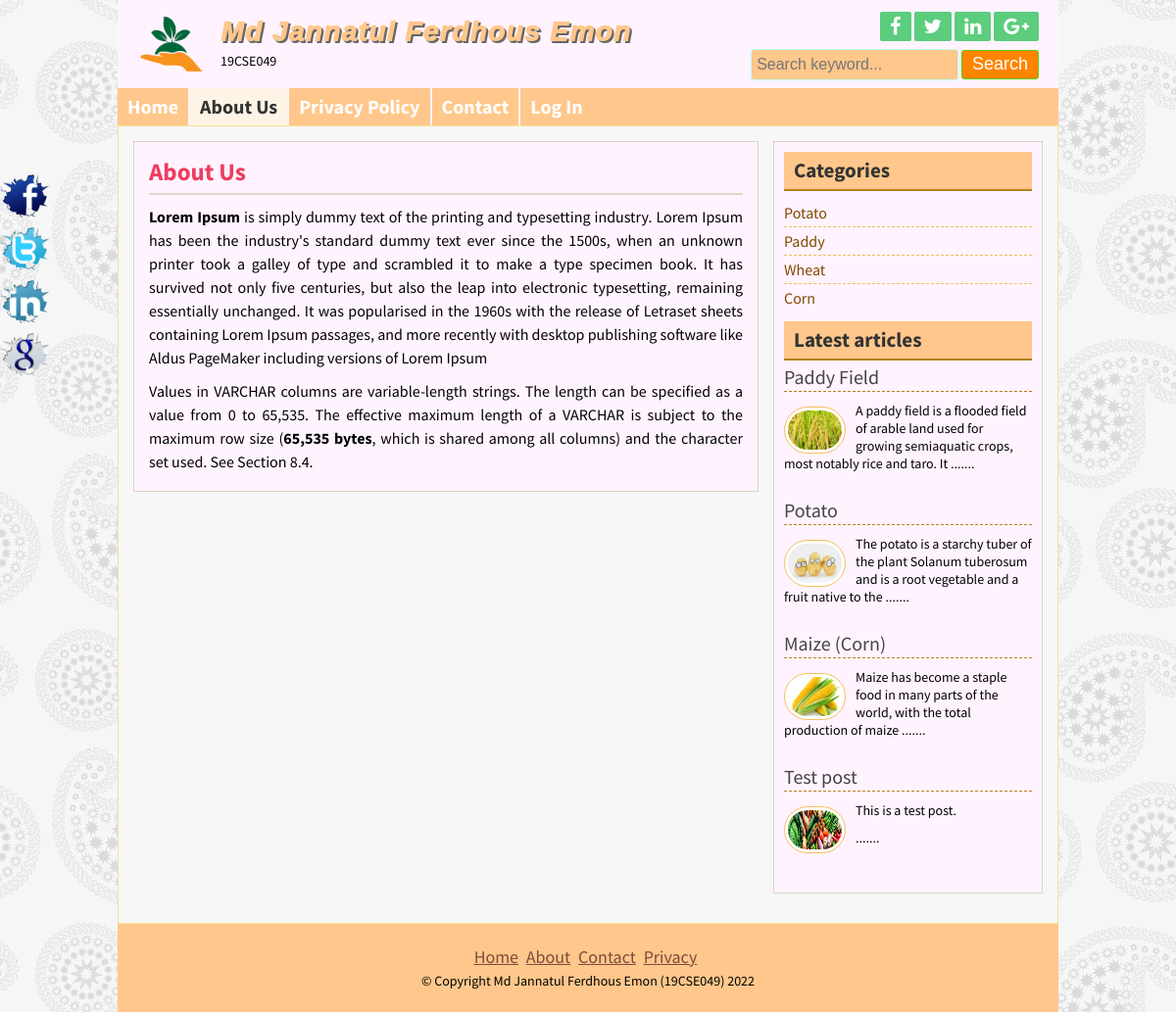
Screenshot of /page.php?pageid=3 with the database file from the repository.
### tables this page shows
CREATE TABLE `title_slogan` (
  `id` int(11) NOT NULL,
  `title` varchar(255) NOT NULL,
  `slogan` varchar(255) NOT NULL,
  `logo` varchar(255) NOT NULL
);

CREATE TABLE `social` (
  `id` int(11) NOT NULL,
  `facebook` varchar(255) NOT NULL,
  `twitter` varchar(255) NOT NULL,
  `linkedin` varchar(255) NOT NULL,
  `google` varchar(255) NOT NULL
);

CREATE TABLE `page` (
  `id` int(11) NOT NULL,
  `name` varchar(255) NOT NULL,
  `body` varchar(8191) NOT NULL
);

CREATE TABLE `category` (
  `id` int(11) NOT NULL,
  `name` varchar(50) NOT NULL
);

CREATE TABLE `post` (
  `id` int(11) NOT NULL,
  `cat` int(11) NOT NULL,
  `title` varchar(255) NOT NULL,
  `body` text NOT NULL,
  `image` varchar(255) NOT NULL,
  `author` varchar(50) NOT NULL,
  `tag` varchar(255) NOT NULL,
  `date` timestamp NOT NULL DEFAULT current_timestamp() ON UPDATE current_timestamp(),
  `userid` int(11) NOT NULL
);

CREATE TABLE `footer` (
  `id` int(11) NOT NULL,
  `copyright` varchar(255) NOT NULL
);

### lib/Database.php (called while the page is built, shortened)
<?php
Class Database{
	public $host   = DB_HOST;
	public $user   = DB_USER;
	public $pass   = DB_PASS;
	public $dbname = DB_NAME;
	public $link;
	private function connectDB(){
	$this->link = new mysqli($this->host, $this->user, $this->pass, $this->dbname);
 }
	public function select($query){
		$result = $this->link->query($query) or die($this->link->error.__LINE__);
		if($result->num_rows > 0){
			return $result;
		} else {
			return false;
		}
	}
}

### helpers/format.php (called while the page is built, shortened)
<?php
class format{
public function textShorten($text, $limit = 300){
    $text = $text. " ";
    $text = substr($text, 0, $limit);
    $text = substr($text, 0, strrpos($text, ' '));
    $text = $text. " .......";
    return $text;
    }
}
?>

### page.php (the view)
<?php include 'inc/header.php';?>
<?php
    if(!isset($_GET['pageid']) || $_GET['pageid'] == NULL){
        header("Location:404.php");
    }
    else{
        $id = $_GET['pageid'];
    }
?>
<?php
	$query = "select * from page where id='$id'";
	$addpage = $db->select($query);
	if($addpage){
		while($result = $addpage->fetch_assoc()){
?>
	<div class="contentsection contemplete clear">
		<div class="maincontent clear">
			<div class="about">
				<h2><?php echo $result['name']; ?></h2>
				<p><?php echo $result['body']; ?></p>
			</div>
		</div>
		<?php
			}
		}
		else{
			header("Location:404.php");
		}
		?>
		<?php include "inc/sidebar.php";?>
		<?php include "inc/footer.php";?>

### inc/header.php (shortened to what this page needs)
<?php include 'lib/Database.php';?>
<?php include 'helpers/format.php';?>
<?php
	$db = new Database();
	$fm = new format();
?>
<!DOCTYPE html>
<html>
<head>
	<?php include 'scripts/css.php'; ?>
</head>
<body>
	<div class="headersection templete clear">
		<a href="index.php">
			<div class="logo">
			<?php
                $query = "select * from title_slogan where id='1'";
                $blog = $db->select($query);
                if($blog){
                    while($result = $blog->fetch_assoc()){
            ?>
				<img src="admin/<?php echo $result['logo']; ?>" alt="Logo"/>
				<h2><?php echo $result['title']; ?></h2>
				<p><?php echo $result['slogan']; ?></p>
			<?php } } ?>
			</div>
		</a>
		<div class="social clear">
			<div class="icon clear">
			<?php
                $query = "select * from social where id='1'";
                $socialmedia = $db->select($query);
                if($socialmedia){
                    while($result = $socialmedia->fetch_assoc()){
            ?>
				<a href="<?php echo $result['facebook']; ?>" target="_blank"><i class="fa fa-facebook"></i></a>
				<a href="<?php echo $result['twitter']; ?>" target="_blank"><i class="fa fa-twitter"></i></a>
				<a href="<?php echo $result['linkedin']; ?>" target="_blank"><i class="fa fa-linkedin"></i></a>
				<a href="<?php echo $result['google']; ?>" target="_blank"><i class="fa fa-google-plus"></i></a>
			<?php } } ?>
			</div>
			<div class="searchbtn clear">
			<form action="search.php" method="get">
				<input type="text" name="search" placeholder="Search keyword..."/>
				<input type="submit" name="submit" value="Search"/>
			</form>
			</div>
		</div>
	</div>
<div class="navsection templete">
	<?php
		$path = $_SERVER['SCRIPT_FILENAME'];
    	$currentpage = basename($path, '.php');
	?>
		<ul>
		<li><a
		<?php
			if($currentpage=='index'){
				echo 'id="active"';
			}
		?>
		href="index.php">Home</a></li>
		<?php
			$query = "select * from page";
			$page = $db->select($query);
			if($page){
				while($result = $page->fetch_assoc()){
		?>
		<li><a
		<?php
			if(isset($_GET['pageid']) && $_GET['pageid']==$result['id']){
				echo 'id="active"';
			}
		?>
		href="page.php?pageid=<?php echo $result['id'] ?>"><?php echo $result['name'] ?></a></li>
		<?php } } ?>
		<li><a
		<?php
			if($currentpage=='contact'){
				echo 'id="active"';
			}
		?>
		href="contact.php">Contact</a></li>
		<li><a href="admin/login.php">Log In</a></li>
	</ul>
</div>

### inc/sidebar.php
<div class="sidebar clear">
			<div class="samesidebar clear">
				<h2>Categories</h2>
					<ul>
					<?php
					$query = "select * from category";
					$category = $db->select($query);
					if ($category){
						while($result = $category->fetch_assoc()) {
					?>
						<li><a href="posts.php?category=<?php echo $result['id'] ?>"><?php echo $result['name']; ?></a></li>
					<?php } } else{ ?>
						<li>No Category Created.</li>
						<?php } ?>
					</ul>
			</div>
			<div class="samesidebar clear">
				<h2>Latest articles</h2>
				<?php
				$query = "select * from post limit 4";
				$post = $db->select($query);
				if ($post){
					while($result = $post->fetch_assoc()) {
				?>
					<div class="popular clear">
						<h3><a href="post.php?id=<?php echo $result['id']; ?>"><?php echo $result['title']; ?></a></h3>
						<a href="post.php?id=<?php echo $result['id']; ?>"><img src="admin/<?php echo $result['image']; ?>" alt="post image"/></a>
						<?php echo $fm->textShorten($result['body'], 120) ?>
					</div>
					<?php } } else  header("Location:404.php"); ?>
			</div>
		</div>

### inc/footer.php (shortened to what this page needs)
</div>
	<div class="footersection templete clear">
	  <div class="footermenu clear">
		<ul>
			<li><a href="#">Home</a></li>
			<li><a href="#">About</a></li>
			<li><a href="#">Contact</a></li>
			<li><a href="#">Privacy</a></li>
		</ul>
	  </div>
	  <?php
                $query = "select * from footer where id='1'";
                $socialmedia = $db->select($query);
                if($socialmedia){
                    while($result = $socialmedia->fetch_assoc()){
        ?>
	  <p>&copy; Copyright <?php echo $result['copyright']; ?> <?php echo date('Y'); ?></p>
	  <?php } } ?>
	</div>
	<div class="fixedicon clear">
	<?php
                $query = "select * from social where id='1'";
                $socialmedia = $db->select($query);
                if($socialmedia){
                    while($result = $socialmedia->fetch_assoc()){
    ?>
		<a href="<?php echo $result['facebook']; ?>"><img src="images/fb.png" alt="Facebook"/></a>
		<a href="<?php echo $result['twitter']; ?>"><img src="images/tw.png" alt="Twitter"/></a>
		<a href="<?php echo $result['linkedin']; ?>"><img src="images/in.png" alt="LinkedIn"/></a>
		<a href="<?php echo $result['google']; ?>"><img src="images/gl.png" alt="GooglePlus"/></a>
	<?php } } ?>
	</div>
</body>
</html>

### style.css (style rules this page uses)
* { margin:0;padding:0;outline:0 }
body { font-family: 'Source Sans Pro', sans-serif;font-size:14px;line-height:18px;color:#000;background:url(images/bg.png)repeat fixed 0 0 #fff; }
.templete { width:960px;margin:0 auto; }
.contemplete { margin: 0 auto; width: 928px; }
.clear { overflow:hidden; }
input[type="text"], input[type="email"] { border: 1px solid #cfc5b6; border-radius: 3px; margin-bottom: 5px; padding: 5px; width: 300px; }
input[type="submit"] { background: #b7801c none repeat scroll 0 0; border: 1px solid #e6af4b; color: #fff; cursor: pointer; font-size: 20px; padding: 1px 10px; }
.headersection { background: #ca932f none repeat scroll 0 0; color: #fff; }
.logo { float: left; width: 580px; }
.logo img { float: left; margin-right: 15px; padding-bottom: 10px; padding-left: 20px; padding-top: 10px; width: 70px; }
.logo h2 { color: #fff; font-size: 32px; margin-bottom: 11px; margin-top: 24px; text-shadow: 2px 2px 0 #666; }
.logo p { color:#fff; }
.social { float: right; margin-right: 20px; margin-top: 12px; text-align: right; width: 360px; }
.icon { float: right; }
.icon a { background: #a56e0a none repeat scroll 0 0; border-radius: 2px; color: #fff; display: block; float: left; font-size: 20px; margin-left: 3px; padding: 5px 10px; }
.searchbtn { float: right; margin-top: 8px; }
.searchbtn input[type="text"] { border: 1px solid #A56E0A; width: 200px; background: #FFE07C; font-size: 16px; height: 20px; }
.searchbtn input[type="submit"] { border: 1px solid #9d6602; border-radius: 3px; font-size: 18px; height: 30px; padding-left: 10px; padding-right: 10px; padding-top: 0; cursor: pointer; }
.navsection { background: none repeat scroll 0 0 #e6af4b; min-height: 38px; }
.navsection ul { margin:0;padding:0;list-style:none; }
.navsection ul li { border-left: 1px solid #fdc662; border-right: 1px solid #c18a26; display: block; float: left; position:relative; }
.navsection ul li:first-child { border-left: 0px solid #fdc662; }
.navsection ul li:last-child { border-right: 0px solid #c18a26; }
.navsection ul li a { color: #fff; display: block; font-size: 20px; font-weight: bold; padding: 10px; text-decoration: none; }
.navsection ul li a:hover, #active { background:#FEF4E5;color:#333; }
.contentsection { background: #ffffff none repeat scroll 0 0; border: 1px solid #ca932f; padding: 15px; }
.maincontent { background: #fef4e5 none repeat scroll 0 0; border: 1px solid #ded4c5; float: left; margin: 0 15px 15px 0; padding: 8px 15px; width: 606px; }
.about { font-size: 16px; line-height: 24px; text-align: justify; }
.about p { font-size: 16px; line-height: 24px; margin-bottom: 10px; text-align: justify; }
.samepost h2, .about h2 { border-bottom: 2px solid #e0d6c7; color: #ac7511; font-size: 25px; margin-bottom: 4px; padding: 10px 10px 10px 0; }
.sidebar { background: #fef4e5 none repeat scroll 0 0; border: 1px solid #ded4c5; float: right; margin-bottom: 15px; margin-top: 0; padding: 10px; width: 253px; }
.samesidebar { margin-bottom: 10px; }
.samesidebar h2 { background: #e6af4b none repeat scroll 0 0; border-bottom: 2px solid #b7801c; color: #333; margin-bottom: 8px; padding: 10px; }
.samesidebar ul { padding:0;margin:0;list-style:none; }
.samesidebar ul li { border-bottom: 1px dashed #e9c05c; font-size: 16px; padding: 5px 8px 5px 0; }
.samesidebar ul li:last-child { border-bottom: 0px dashed #e9c05c; }
.samesidebar ul li a { color: #814a00; text-decoration: none; }
.samesidebar p { margin-bottom: 10px; }
.popular { margin-bottom: 20px; }
.popular h3 { border-bottom: 1px dashed #b7801c; font-size: 20px; font-weight: normal; margin-bottom: 10px; padding-bottom: 5px; }
.popular h3 a { text-decoration:none;color:#444 }
.popular img { background: #fff none repeat scroll 0 0; border: 1px solid #f6bf5b; border-radius: 30px; float: left; height: 40px; margin-right: 10px; margin-top: 5px; padding: 3px; width: 55px; }
.footersection { height:90px;background:#B7801C;text-align:center }
.footermenu { margin-top: 25px; margin-bottom: 5px; }
.footermenu ul { padding:0;margin:0;list-style:none;text-align:center; }
.footermenu ul li { display:inline-block; }
.footermenu ul li a { color: #E6AF4B; font-size: 18px; margin-right: 5px; }
.fixedicon { left: 0; position: fixed; top: 175px; width: 60px; }
.fixedicon img { width: 50px; }

### rows the page displays
title_slogan: logo (picture), title "Md Jannatul Ferdhous Emon", slogan "19CSE049"
page: name "About Us", body "Lorem Ipsum is simply dummy text of the printing and typesetting industry. Lorem Ipsum has been the industry's standard dummy text ever since the 1500s, when an unknown printer took a galley of type and scrambled it to make a type specimen book. It has survived not only five centuries, but also the leap into electronic typesetting, remaining essentially unchanged. It was popularised in the 1960s with the release of Letraset sheets containing Lorem Ipsum passages, and more recently with desktop publishing software like Aldus PageMaker including versions of Lorem Ipsum Values in VARCHAR columns are variable-length strings. The length can be specified as a value from 0 to 65,535. The effective…"
page: name "Privacy Policy"
category: name "Potato"
category: name "Paddy"
category: name "Wheat"
category: name "Corn"
post: title "Paddy Field", image (picture), body "A paddy field is a flooded field of arable land used for growing semiaquatic crops, most notably rice and taro. It ......."
post: title "Potato", image (picture), body "The potato is a starchy tuber of the plant Solanum tuberosum and is a root vegetable and a fruit native to the ......."
post: title "Maize (Corn)", image (picture), body "Maize has become a staple food in many parts of the world, with the total production of maize ......."
post: title "Test post", image (picture), body "This is a test post. ......."
footer: copyright "Md Jannatul Ferdhous Emon (19CSE049)"
